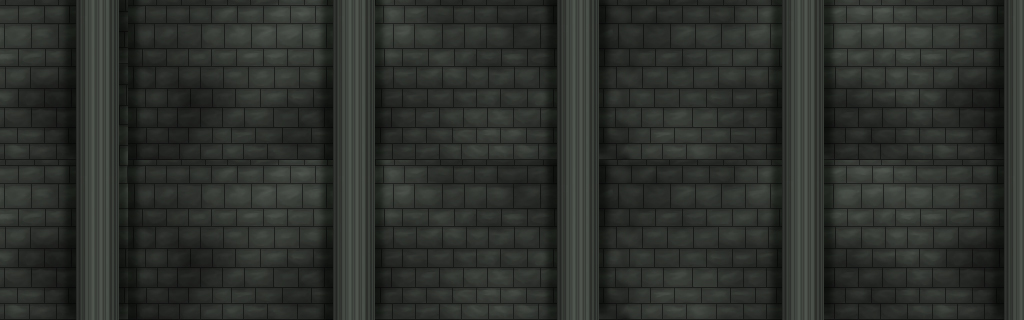

Tiled map render using the project's own tile images. Description and the map definition, with tile-layer contents summarised, below:
An orthogonal 32x10 tile map with 32x32 px tiles, 1 tile layer (Tile Layer 1).

<map version="1.0" orientation="orthogonal" width="32" height="10" tilewidth="32" tileheight="32">
 <tileset firstgid="1" name="castle" tilewidth="32" tileheight="32">
  <image source="Sprites/castle.jpg" width="919" height="256" />
 </tileset>
 <layer name="Tile Layer 1" width="32" height="10">
  <data>[320 cells, 320 non-empty, 143 distinct tile ids]</data>
 </layer>
</map>
